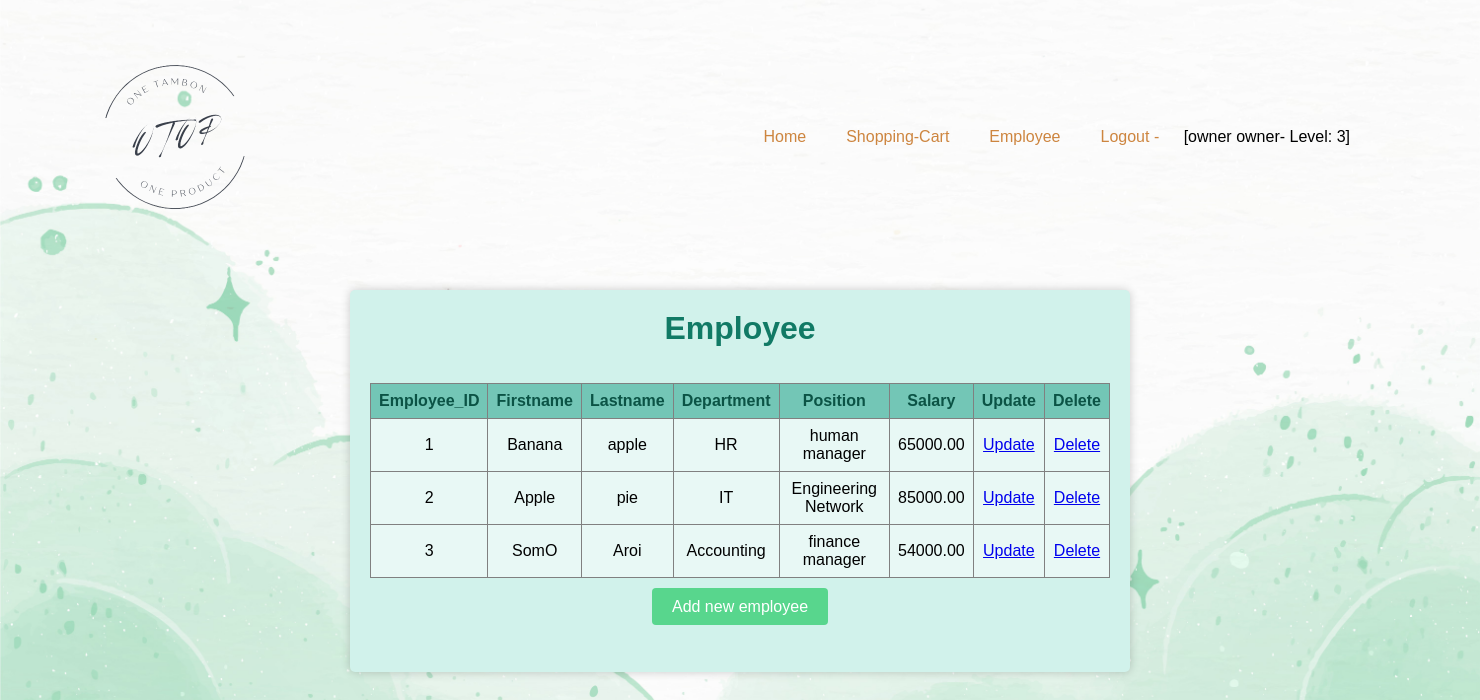
Screenshot of /employee.php (signed in) with the database file from the repository.
### tables this page shows
CREATE TABLE `employee` (
  `employ_id` int(4) NOT NULL,
  `emp_fname` varchar(30) NOT NULL,
  `emp_lname` varchar(30) NOT NULL,
  `department` varchar(30) NOT NULL,
  `position` varchar(30) NOT NULL,
  `salary` decimal(9,2) NOT NULL
);

### employee.php (the view, shortened to what this page needs)
<!DOCTYPE html>
<html>
<head>
</head>
<body class="bg">
<?php require_once "header.php"; ?>
<form class="border">
    <h1>Employee</h1><br><br>
<?php
require_once "config.php";
if(isset($_SESSION['level']))
{
    $userQuery = "SELECT * FROM employee";
    $result = mysqli_query($connect,$userQuery);
        if ($_SESSION['level'] == 2)
        {
            echo "<table border=\"1\">";
            echo "<tr> <th>Employee_ID</th>
                   <th>Firstname</th>
                   <th>Lastname</th>
                   <th>Department</th>
                   <th>Position</th>
                   <th>Salary</th>";
            while ($row = mysqli_fetch_assoc($result))
            {
                echo "<tr><td>".$row['employ_id']."</td>".
                        "<td>".$row['emp_fname']."</td>".
                        "<td>".$row['emp_lname']."</td>".
                        "<td>".$row['department']."</td>".
                        "<td>".$row['position']."</td>".
                        "<td>".$row['salary']."</td>";
            }
            echo "</table>";
            }
        elseif ($_SESSION['level'] == 3)
        {
            echo "<table border=\"1\">";
            echo "<tr> <th>Employee_ID</th>
                   <th>Firstname</th>
                   <th>Lastname</th>
                   <th>Department</th>
                   <th>Position</th>
                   <th>Salary</th>
                   <th>Update</th>
                   <th>Delete</th>";
            while ($row = mysqli_fetch_assoc($result))
            {
                echo "<tr><td>".$row['employ_id']."</td>".
                        "<td>".$row['emp_fname']."</td>".
                        "<td>".$row['emp_lname']."</td>".
                        "<td>".$row['department']."</td>".
                        "<td>".$row['position']."</td>".
                        "<td>".$row['salary']."</td>";
                    echo "<td><a href=\"update_employee.php?id=".$row['employ_id']."\">";
                    echo "Update</a></td>";
                    echo "<td><a href=\"delete_employ.php?id=".$row['employ_id']."\">";
                    echo "Delete</a></td></tr>";
            }
            echo "</table>";
            echo "<div class='create'><a href=\"add_employee.php\">Add new employee </a></div><br><br>";
            }
        else{
            echo "<div class='cannot'><h3>You can not access to this data.</h3><br><br>";
        }
    }
else
{
    echo "<div class='cannot'><h3>Can not show data,please login</h3><br><br>";
    echo "<a href=\"login.php\">Click here to login</a></div>";
}
?>
</form> </body>
</html>

### header.php (shortened to what this page needs)
<html>
    <head>
        <link type="text/css" rel="stylesheet" href="main.css">
    </head>
    <body>
        <section>
            <div class="header">
                <div class="logo">
                    <a href="home.php"> <img src="pic/logohead.png" alt="Logo"> </a>
                </div>
                <ul>
                    <li><a href="home.php"> Home </a></li>
                    <li><a href="cus_order.php"> Shopping-Cart </a></li>
                    <li><a href="employee.php"> Employee </a></li>
                    <?php
                    if (isset($_SESSION['username'])) {
                        echo '<li><a href="logout.php">Logout -</a>';
                        echo "<span class='user-desc'>&nbsp;[";
                        echo $_SESSION['name']
                            ." ".$_SESSION['surname']
                            ."- Level: ".$_SESSION['level'];
                        echo "]</span></li>";
                    }
                    else {
                        echo '<li><a href="login.php">Login</a></li>';
                    }
                    ?>
                </ul>
                </div>
        </section>
    <body>
</html>

### main.css (style rules this page uses)
html, body, h1, h2, h3, p, ol, ul, li, a { padding: 0; border: 0; margin: 0; box-sizing: border-box; }
section { position: relative; width: 1250px; min-height: 20px; padding: 110px; display: flex; justify-content: space-between; align-items: center; }
.header { position: absolute; top: 0; left: 0; width: 1300px; padding: 10px 20px 30px 50px; display: flex; justify-content: space-between; align-items: center; }
.logo img { position: relative; width: 250px; }
.header ul { position: relative; display: flex; font-family: 'Gill Sans', 'Gill Sans MT', 'Calibri', 'Trebuchet MS', sans-serif; }
.header ul li { list-style: none; }
.header ul li a { display: inline-block; color: peru; font-weight: 400; margin: 20px; text-decoration: none; }
body { background-image: url(pic/webbg.png); background-size:cover; background-position: center; background-repeat: no-repeat; position: relative; background-color: lightyellow; }

### employee.php (style rules this page uses)
.bg { font-family: Arial, sans-serif; background-image: url(pic/webbg.png); background-size:cover; }
h1 { text-align: center; color: #117A65; }
table { border-collapse: collapse; background-color: #E8F8F5; margin: auto; text-align: left; width: 100%; margin-bottom: 20px; }
th, td { text-align: center; padding: 8px; }
th { background-color: #73C6B6; color: #0B5345 ; }
.create { text-align: center; margin-top: 20px; }
.create a { background-color: #58D68D; color: white; padding: 10px 20px; text-decoration: none; border-radius: 4px; }
.border { margin: 50px auto 0 auto ; display: block; width: 50%; padding: 20px; background-color:#D1F2EB; box-shadow: 0px 0px 10px rgba(0, 0, 0, 0.2); border-radius: 5px; margin-bottom: 100px ; font-family:'Franklin Gothic Medium', 'Arial Narrow', Arial, sans-serif; }

### rows the page displays
employee: employ_id "1", emp_fname "Banana", emp_lname "apple", department "HR", position "human manager", salary "65000.00"
employee: employ_id "2", emp_fname "Apple", emp_lname "pie", department "IT", position "Engineering Network", salary "85000.00"
employee: employ_id "3", emp_fname "SomO", emp_lname "Aroi", department "Accounting", position "finance manager", salary "54000.00"

### other values shown
$_SESSION['name'] "owner"
$_SESSION['surname'] "owner"
$_SESSION['level'] "3"
